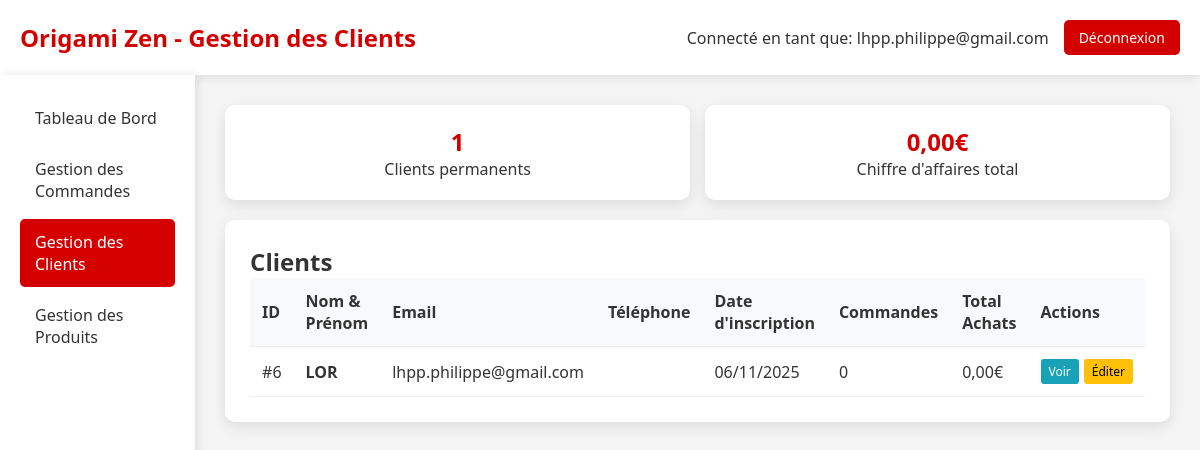
Page /admin_clients.php (signed in) on the committed database.
### tables this page shows
CREATE TABLE IF NOT EXISTS `client` (
  `idClient` bigint NOT NULL AUTO_INCREMENT,
  `email` varchar(50) NOT NULL,
  `motDePasse` varchar(255) NOT NULL,
  `nom` varchar(50) DEFAULT NULL,
  `prenom` varchar(50) DEFAULT NULL,
  `telephone` varchar(20) DEFAULT NULL,
  `email_confirme` tinyint(1) DEFAULT '0',
  `token_confirmation` varchar(64) DEFAULT NULL,
  `token_expires` datetime DEFAULT NULL,
  `type` enum('temporaire','permanent') DEFAULT 'temporaire',
  `date_creation` datetime DEFAULT CURRENT_TIMESTAMP,
  `session_id` varchar(128) DEFAULT NULL,
  PRIMARY KEY (`idClient`),
  KEY `idx_client_type` (`type`),
  KEY `idx_client_session` (`session_id`),
  KEY `idx_client_date` (`date_creation`)
);

### admin_clients.php (the view, shortened to what this page needs)
<?php
$host = 'localhost';
$dbname = 'origami';
$username = 'root';
$password = '';
try {
    $pdo = new PDO("mysql:host=$host;dbname=$dbname;charset=utf8", $username, $password);
    $pdo->setAttribute(PDO::ATTR_ERRMODE, PDO::ERRMODE_EXCEPTION);
    $stmt = $pdo->query("
        SELECT c.idClient, c.email, c.nom, c.prenom, c.telephone, c.date_creation,
               COUNT(cmd.idCommande) as nb_commandes,
               COALESCE(SUM(cmd.montantTotal), 0) as total_achats
        FROM Client c
        LEFT JOIN Commande cmd ON c.idClient = cmd.idClient
        WHERE c.type = 'permanent' OR (c.type IS NULL AND c.email NOT LIKE 'temp_%@origamizen.fr')
        GROUP BY c.idClient
        ORDER BY c.date_creation DESC
    ");
    $clients = $stmt->fetchAll(PDO::FETCH_ASSOC);
} catch (PDOException $e) {
    die("Erreur de connexion à la base de données: " . $e->getMessage());
}
?>
<!DOCTYPE html>
<html lang="fr">
<head>
</head>
<body>
    <div class="header">
        <div class="logo">
            <h1>Origami Zen - Gestion des Clients</h1>
        </div>
        <div class="admin-info">
            <span>Connecté en tant que: <?= htmlspecialchars($_SESSION['admin_email']) ?></span>
            <a href="admin_dashboard.php?logout=1" class="btn-logout">Déconnexion</a>
        </div>
    </div>
    <div class="container">
        <div class="sidebar">
            <a href="admin_dashboard.php" class="nav-item">Tableau de Bord</a>
            <a href="admin_commandes.php" class="nav-item">Gestion des Commandes</a>
            <a href="admin_clients.php" class="nav-item active">Gestion des Clients</a>
            <a href="admin_produits.php" class="nav-item">Gestion des Produits</a>
        </div>
        <div class="main-content">
            <div class="client-stats">
                <div class="stat-card">
                    <div class="stat-number"><?= count($clients) ?></div>
                    <div>Clients permanents</div>
                </div>
                <div class="stat-card">
                    <div class="stat-number">
                        <?= number_format(array_sum(array_column($clients, 'total_achats')), 2, ',', ' ') ?>€
                    </div>
                    <div>Chiffre d'affaires total</div>
                </div>
            </div>
            <div class="section">
                <h2>Clients</h2>
                <table>
                    <thead>
                        <tr>
                            <th>ID</th>
                            <th>Nom & Prénom</th>
                            <th>Email</th>
                            <th>Téléphone</th>
                            <th>Date d'inscription</th>
                            <th>Commandes</th>
                            <th>Total Achats</th>
                            <th>Actions</th>
                        </tr>
                    </thead>
                    <tbody>
                        <?php foreach ($clients as $client): ?>
                        <tr>
                            <td>#<?= $client['idClient'] ?></td>
                            <td>
                                <strong><?= htmlspecialchars($client['prenom'] . ' ' . $client['nom']) ?></strong>
                            </td>
                            <td><?= htmlspecialchars($client['email']) ?></td>
                            <td><?= htmlspecialchars($client['telephone'] ?? 'Non renseigné') ?></td>
                            <td><?= date('d/m/Y', strtotime($client['date_creation'])) ?></td>
                            <td><?= $client['nb_commandes'] ?></td>
                            <td><?= number_format($client['total_achats'], 2, ',', ' ') ?>€</td>
                            <td>
                                <div class="client-actions">
                                    <a href="admin_client_detail.php?id=<?= $client['idClient'] ?>" class="btn-view">Voir</a>
                                    <a href="admin_client_edit.php?id=<?= $client['idClient'] ?>" class="btn-edit">Éditer</a>
                                </div>
                            </td>
                        </tr>
                        <?php endforeach; ?>
                    </tbody>
                </table>
            </div>
        </div>
    </div>
</body>
</html>

### admin_clients.php (style rules this page uses)
.client-stats { display: grid; grid-template-columns: repeat(auto-fit, minmax(200px, 1fr)); gap: 15px; margin-bottom: 20px; }
.stat-card { background: white; padding: 20px; border-radius: 10px; box-shadow: 0 5px 15px rgba(0,0,0,0.1); text-align: center; }
.stat-number { font-size: 24px; font-weight: bold; color: #d40000; }
.client-actions { display: flex; gap: 5px; }
.btn-view { background: #17a2b8; color: white; padding: 4px 8px; text-decoration: none; border-radius: 3px; font-size: 12px; }
.btn-edit { background: #ffc107; color: black; padding: 4px 8px; text-decoration: none; border-radius: 3px; font-size: 12px; }
* { margin: 0; padding: 0; box-sizing: border-box; }
body { font-family: 'Segoe UI', Tahoma, Geneva, Verdana, sans-serif; background: #f5f5f5; color: #333; }
.header { background: white; padding: 20px; box-shadow: 0 2px 10px rgba(0,0,0,0.1); display: flex; justify-content: space-between; align-items: center; }
.logo h1 { color: #d40000; font-size: 24px; }
.admin-info { display: flex; align-items: center; gap: 15px; }
.btn-logout { background: #d40000; color: white; padding: 8px 15px; text-decoration: none; border-radius: 5px; font-size: 14px; }
.container { display: flex; min-height: calc(100vh - 80px); }
.sidebar { width: 250px; background: white; padding: 20px; box-shadow: 2px 0 10px rgba(0,0,0,0.1); }
.nav-item { display: block; padding: 12px 15px; color: #333; text-decoration: none; border-radius: 5px; margin-bottom: 5px; transition: background 0.3s; }
.nav-item:hover, .nav-item.active { background: #d40000; color: white; }
.main-content { flex: 1; padding: 30px; }
.section { background: white; padding: 25px; border-radius: 10px; box-shadow: 0 5px 15px rgba(0,0,0,0.1); margin-bottom: 20px; }
table { width: 100%; border-collapse: collapse; }
th, td { padding: 12px; text-align: left; border-bottom: 1px solid #eee; }
th { background: #f8f9fa; font-weight: 600; }

### rows in the picture
client: idClient "6", prenom+nom "LOR", email "lhpp.philippe@gmail.com", date_creation "06/11/2025", nb_commandes "0", total_achats "0,00"

### other values in the picture
$_SESSION['admin_email'] "lhpp.philippe@gmail.com"
count($clients) "1"
array_sum(array_column($clients, 'total_achats')) "0,00"
